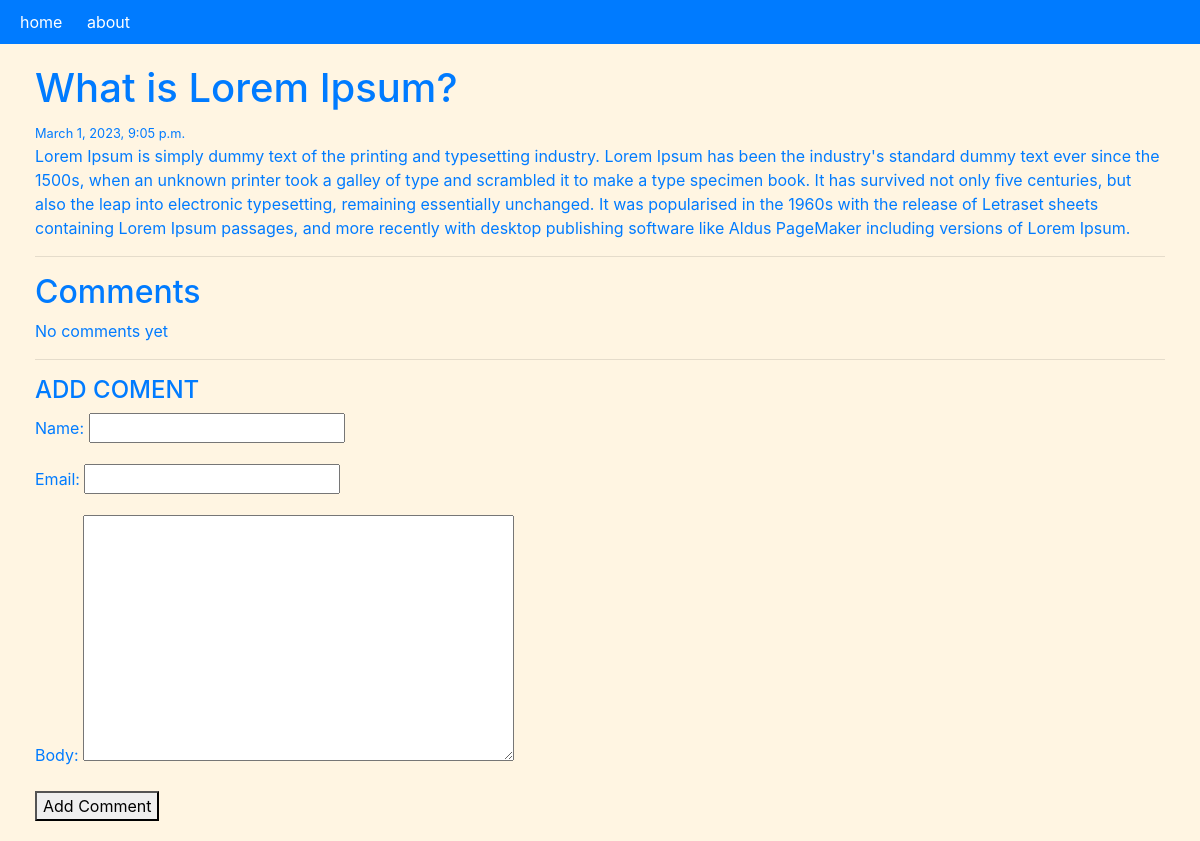
The page /1 on the database its author committed.
### blog/models.py (models this page shows)
class Post(models.Model):
    user = models.ForeignKey(
        User, on_delete= models.CASCADE,null=True, blank=True)
    title = models.CharField(max_length=250)
    slug = models.SlugField()
    intro = models.TextField()
    body = models.TextField()
    date_added = models.DateTimeField(auto_now_add=True)
    class Meta:
        ordering = ['-date_added']

### blog/views.py (the view)
# urls.py: path('<slug:slug>', post_detail, name='post_detail'),
def post_detail(request, slug):
    post = Post.objects.get(slug=slug)
    if request.method == 'POST':
        form = commentForm(request.POST)
        if form.is_valid():
            comment = form.save(commit=False)
            comment.post = post
            comment.save()
        return redirect('post_detail', slug=post.slug)
    else:
        form = commentForm()
    return render(request, 'blog/post_detail.html', {'post': post, 'form': form})

### blog/forms.py
class commentForm(forms.ModelForm):
    class Meta:
        model = Comment
        fields = ['name', 'email', 'body']

### blog/templates/blog/post_detail.html (shortened to what this page needs)
{%extends 'blog/base.html'%}
{%block content%}
<h1>{{post.title}}</h1>
<small>{{post.date_added}}</small>
<p>{{post.body}}</p>
<hr>
<div class="comments">
    <h2>Comments</h2>
    {%for comment in post.comments.all%}
        <div class="comment">
            <div class="comment-info">
                <h3>{{comment.name}}</h3>
                <small>{{comment.date_added}}</small>
            </div>
            <div class="comment-body">
                <p>{{comment.body}}</p>
            </div>
        </div>
    {%empty%}
        <p>No comments yet</p>
    {%endfor%}
<hr>
<h4>ADD COMENT</h4>
<form method="POST">
    {{form.as_p}}
    <div class="comment-field">
        <div>
            <button class="button-comment">Add Comment</button>
        </div>
    </div>
</form>
{%endblock%}

### rows shown on the page
Post: title "What is Lorem Ipsum?", date_added "March 1, 2023, 9:05 p.m.", body "Lorem Ipsum is simply dummy text of the printing and typesetting industry. Lorem Ipsum has been the industry's standard dummy text ever since the 1500s, when an unknown printer took a galley of type and scrambled it to make a type specimen book. It has survived not only five centuries, but also the leap into electronic typesetting, remaining essentially unchanged. It was popularised in the 1960s with the release of Letraset sheets containing Lorem Ipsum passages, and more recently with desktop publishing software like Aldus PageMaker including versions of Lorem Ipsum."
